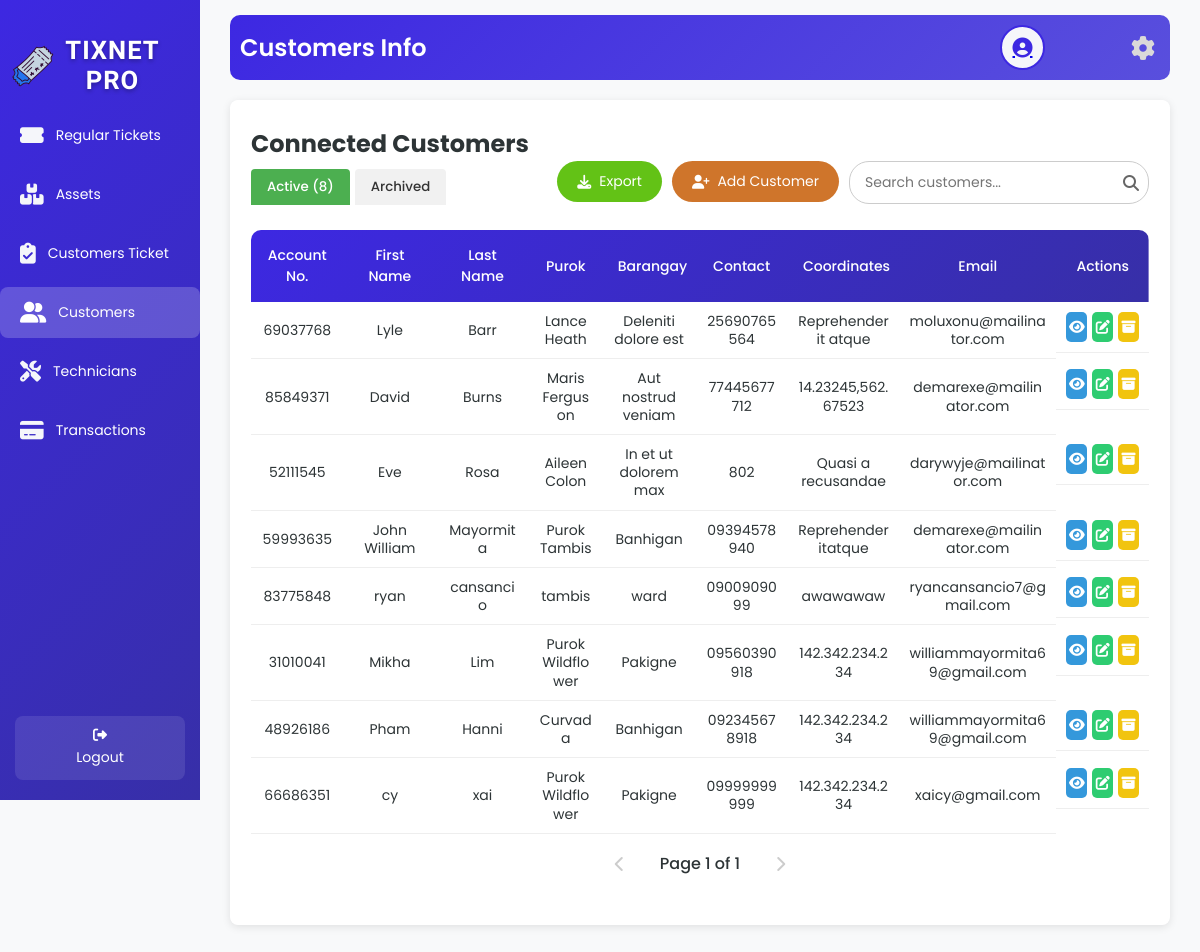
The page /customersT.php on the database as committed earlier.
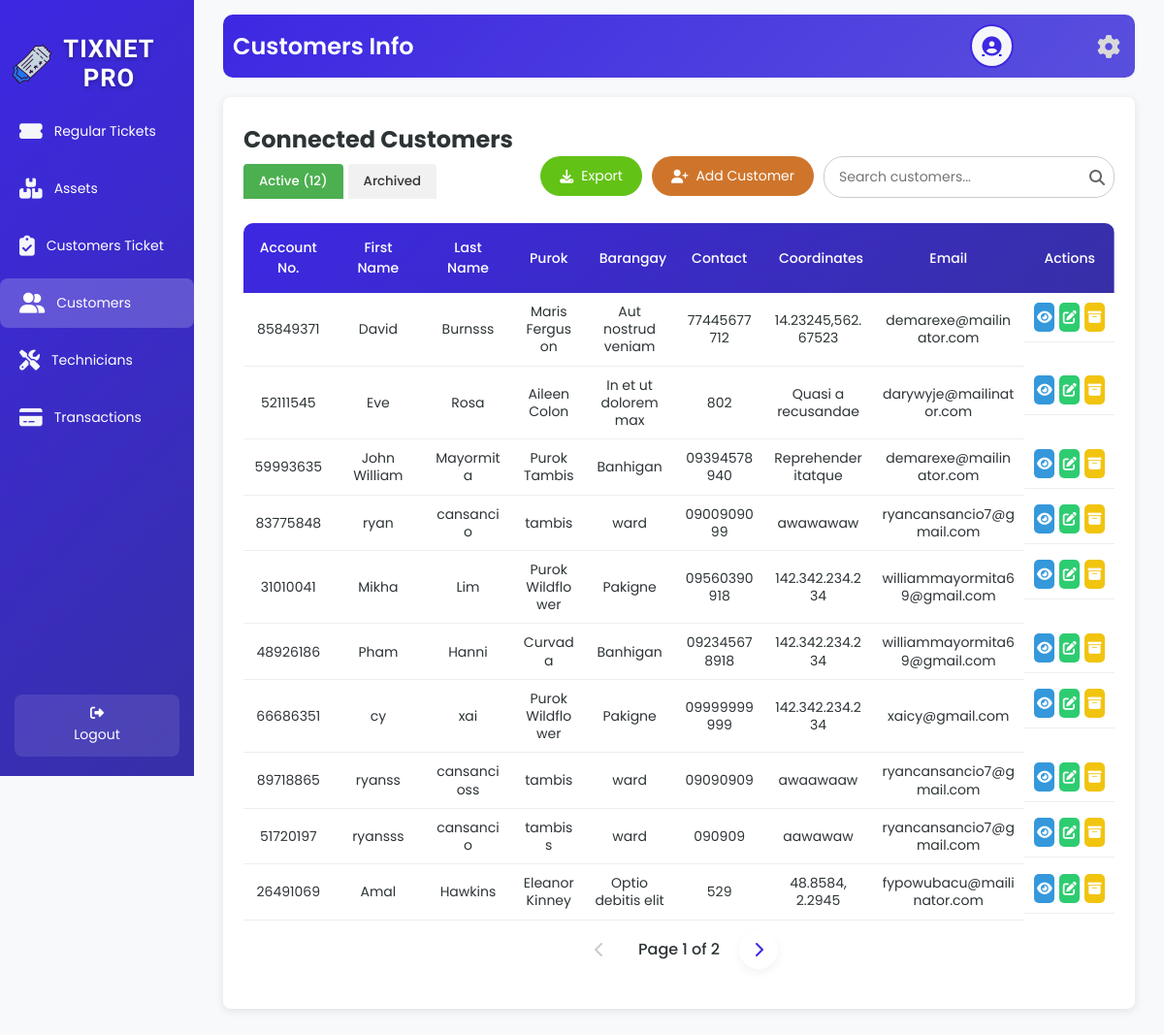
The same page on the database as committed later.
### tables this page shows
CREATE TABLE `tbl_customer` (
  `c_id` int(50) NOT NULL,
  `c_fname` varchar(200) NOT NULL,
  `c_lname` varchar(200) NOT NULL,
  `c_purok` varchar(200) NOT NULL,
  `c_barangay` varchar(200) NOT NULL,
  `c_contact` varchar(100) NOT NULL,
  `c_email` varchar(200) NOT NULL,
  `c_date` date NOT NULL,
  `c_napname` varchar(200) NOT NULL,
  `c_napport` int(50) NOT NULL,
  `c_macaddress` varchar(200) NOT NULL,
  `c_status` varchar(200) NOT NULL,
  `c_plan` varchar(200) NOT NULL,
  `c_equipment` varchar(200) NOT NULL,
  `c_account_no` int(100) NOT NULL,
  `c_coordinates` varchar(200) NOT NULL,
  `c_balance` int(50) NOT NULL,
  `c_startdate` varchar(100) NOT NULL,
  `c_nextdue` varchar(100) NOT NULL,
  `c_lastdue` varchar(100) NOT NULL,
  `c_nextbill` varchar(100) NOT NULL,
  `c_billstatus` varchar(100) NOT NULL,
  `c_advancedays` varchar(200) NOT NULL,
  `c_advance` int(200) NOT NULL
);

### customersT.php (the view, shortened to what this page needs)
<?php
include 'db.php';
function jsEscape($str) {
    return str_replace(
        ["\\", "'", "\"", "\n", "\r", "\t"],
        ["\\\\", "\\'", "\\\"", "\\n", "\\r", "\\t"],
        $str
    );
}
function formatDateDisplay($date) {
    if (empty($date) || $date === '0000-00-00') {
        return '';
    }
    return date('Y/M/d', strtotime($date));
}
function updateDueAndBillDates($conn, $account_no, $next_due) {
    $current_date = new DateTime();
    $next_due_date = new DateTime($next_due);
    if ($current_date > $next_due_date) {
        $sql = "SELECT c_advancedays, c_plan, c_balance FROM tbl_customer WHERE c_account_no = ?";
        $stmt = $conn->prepare($sql);
        $stmt->bind_param("s", $account_no);
        $stmt->execute();
        $result = $stmt->get_result();
        $row = $result->fetch_assoc();
        $advance_days_str = $row['c_advancedays'] ?? '7 days';
        $current_balance = floatval($row['c_balance']);
        $advance_days = (int)$advance_days_str;
        $last_due_date = $next_due_date->format('Y-m-d');
        $next_due_date->modify('+31 days');
        $day = (int)$next_due_date->format('d');
        $new_next_due = $next_due_date->format('Y-m-d');
        $next_bill = (clone $next_due_date)->modify("-{$advance_days} days");
        $new_next_bill = $next_bill->format('Y-m-d');
        $today = date('Y-m-d');
        $new_balance = $current_balance;
        $sql = "UPDATE tbl_customer SET c_nextdue = ?, c_lastdue = ?, c_nextbill = ?, c_balance = ? WHERE c_account_no = ?";
        $stmt = $conn->prepare($sql);
        return [$new_next_due, $last_due_date, $new_next_bill];
    }
    return [$next_due, null, $next_due];
}
$avatarPath = $_SESSION['avatarPath'];
if ($conn) {
    $limit = 10;
    $pageActive = isset($_GET['page_active']) ? (int)$_GET['page_active'] : 1;
    $offsetActive = ($pageActive - 1) * $limit;
    $totalActiveQuery = "SELECT COUNT(*) AS total FROM tbl_customer WHERE c_status NOT LIKE 'ARCHIVED:%' OR c_status IS NULL";
    $totalActiveResult = $conn->query($totalActiveQuery);
    $totalActiveRow = $totalActiveResult->fetch_assoc();
    $totalActive = $totalActiveRow['total'];
    $totalActivePages = ceil($totalActive / $limit);
    $pageArchived = isset($_GET['page_archived']) ? (int)$_GET['page_archived'] : 1;
    $sqlActive = "SELECT c_account_no, c_fname, c_lname, c_purok, c_barangay, c_contact, c_email, c_coordinates, c_date, c_napname, c_napport, c_macaddress, c_status, c_plan, c_equipment, c_balance, c_startdate, c_nextdue, c_lastdue, c_nextbill, c_billstatus
                  FROM tbl_customer WHERE c_status NOT LIKE 'ARCHIVED:%' OR c_status IS NULL LIMIT ?, ?";
    $stmtActive = $conn->prepare($sqlActive);
    $stmtActive->bind_param("ii", $offsetActive, $limit);
    $stmtActive->execute();
    $resultActive = $stmtActive->get_result();
} else {
    $_SESSION['error'] = "Database connection failed.";
}
?>
<!DOCTYPE html>
<html lang="en">
<head>
    <link rel="stylesheet" href="customerT.css">
    <link rel="stylesheet" href="https://cdnjs.cloudflare.com/ajax/libs/font-awesome/6.6.0/css/all.min.css">
    <link rel="stylesheet" href="https://unpkg.com/boxicons@2.1.4/css/boxicons.min.css">
</head>
<body>
<div class="wrapper">
    <div class="sidebar">
         <h2><img src="image/logo.png" alt="Tix Net Icon" class="sidebar-icon">TixNet Pro</h2>
    <ul>
        <li><a href="staffD.php"><i class="fas fa-ticket-alt icon"></i> <span>Regular Tickets</span></a></li>
        <li><a href="assetsT.php"><i class="fas fa-boxes icon"></i> <span>Assets</span></a></li>
        <li><a href="AllCustomersT.php"><i class="fas fa-clipboard-check icon"></i> <span>Customers Ticket</span></a></li>
        <li><a href="customersT.php" class="active"><i class="fas fa-user-friends icon"></i> <span>Customers</span></a></li>
        <li><a href="AssignTech.php"><i class="fas fa-tools icon"></i> <span>Technicians</span></a></li>
        <li><a href="Payments.php"><i class="fas fa-credit-card icon"></i> <span>Transactions</span></a></li>
    </ul>
    <footer>
        <a href="technician_staff.php" class="back-home"><i class="fas fa-sign-out-alt"></i> Logout</a>
    </footer>
    </div>
    <div class="container">
        <div class="upper">
            <h1>Customers Info</h1>
            <div class="user-profile">
                <div class="user-icon">
                    <a href="image.php">
                        <?php
                        $cleanAvatarPath = preg_replace('/\?\d+$/', '', $avatarPath);
                        if (!empty($avatarPath) && file_exists($cleanAvatarPath)) {
                            echo "<img src='" . htmlspecialchars($avatarPath, ENT_QUOTES, 'UTF-8') . "' alt='User Avatar'>";
                        } else {
                            echo "<i class='fas fa-user-circle'></i>";
                        }
                        ?>
                    </a>
                </div>
                <a href="settings.php" class="settings-link">
                    <i class="fas fa-cog"></i>
                </a>
            </div>
        </div>
        <div class="table-box glass-container">
            <h2>Connected Customers</h2>
            <div class="tab-buttons">
                <button class="tab-btn <?php echo (isset($_GET['tab']) && $_GET['tab'] === 'customers_active') || !isset($_GET['tab']) ? 'active' : ''; ?>" onclick="showTab('customers_active')">
                    Active (<?php echo $totalActive; ?>)
                </button>
                <button class="tab-btn <?php echo isset($_GET['tab']) && $_GET['tab'] === 'customers_archived' ? 'active' : ''; ?>" onclick="showTab('customers_archived')">
                    Archived
                </button>
            </div>
             <div class="search-container">
                <input type="text" class="search-bar" id="searchInput" placeholder="Search customers..." onkeyup="debouncedSearchCustomers()">
                <span class="search-icon"><i class="fas fa-search"></i></span>
            </div>
          <div class="customer-actions">
    <div class="export-container">
        <button class="export-btn"><i class="fas fa-download"></i> Export</button>
    </div>
    <form action="addC.php" method="get" style="display: inline;">
        <button type="submit" class="add-user-btn"><i class="fas fa-user-plus"></i> Add Customer</button>
    </form>
</div>
            <div class="active-customers" id="customers_active" <?php echo (isset($_GET['tab']) && $_GET['tab'] === 'customers_archived') ? 'style="display: none;"' : ''; ?>>
                <table id="active-customers-table">
                    <thead>
                        <tr>
                            <th>Account No.</th>
                            <th>First Name</th>
                            <th>Last Name</th>
                            <th>Purok</th>
                            <th>Barangay</th>
                            <th>Contact</th>
                            <th>Coordinates</th>
                            <th>Email</th>
                            <th>Actions</th>
                        </tr>
                    </thead>
                    <tbody id="active-customers-tbody">
                        <?php
                        if ($resultActive->num_rows > 0) {
                            while ($row = $resultActive->fetch_assoc()) {
                                if (!empty($row['c_nextdue'])) {
                                    list($updated_next_due, $updated_last_due, $updated_next_bill) = updateDueAndBillDates($conn, $row['c_account_no'], $row['c_nextdue']);
                                    $row['c_nextdue'] = $updated_next_due;
                                    if ($updated_last_due) {
                                        $row['c_lastdue'] = $updated_last_due;
                                    }
                                    if ($updated_next_bill) {
                                        $row['c_nextbill'] = $updated_next_bill;
                                    }
                                }
                                $displayStatus = ($row['c_status'] ?? '');
                                echo "<tr>
                                        <td>" . htmlspecialchars($row['c_account_no'], ENT_QUOTES, 'UTF-8') . "</td>
                                        <td>" . htmlspecialchars($row['c_fname'], ENT_QUOTES, 'UTF-8') . "</td>
                                        <td>" . htmlspecialchars($row['c_lname'], ENT_QUOTES, 'UTF-8') . "</td>
                                        <td>" . htmlspecialchars($row['c_purok'], ENT_QUOTES, 'UTF-8') . "</td>
                                        <td>" . htmlspecialchars($row['c_barangay'], ENT_QUOTES, 'UTF-8') . "</td>
                                        <td>" . htmlspecialchars($row['c_contact'], ENT_QUOTES, 'UTF-8') . "</td>
                                        <td>" . htmlspecialchars($row['c_coordinates'], ENT_QUOTES, 'UTF-8') . "</td>
                                        <td>" . htmlspecialchars($row['c_email'], ENT_QUOTES, 'UTF-8') . "</td>
                                        <td class='action-buttons'>
                                            <a class='view-btn' onclick=\"showViewDetails('" . htmlspecialchars($row['c_account_no'], ENT_QUOTES, 'UTF-8') . "', '" . jsEscape($row['c_fname']) . "', '" . jsEscape($row['c_lname']) . "', '" . jsEscape($row['c_purok']) . "', '" . jsEscape($row['c_barangay']) . "', '" . jsEscape($row['c_contact']) . "', '" . jsEscape($row['c_email']) . "', '" . jsEscape($row['c_coordinates']) . "', '" . jsEscape($row['c_date']) . "', '" . jsEscape($row['c_napname']) . "', '" . jsEscape($row['c_napport']) . "', '" . jsEscape($row['c_macaddress']) . "', '" . jsEscape($displayStatus) . "', '" . jsEscape($row['c_plan']) . "', '" . jsEscape($row['c_equipment']) . "', '" . jsEscape($row['c_balance'] ?? '0.00') . "', '" . jsEscape($row['c_startdate'] ?? '') . "', '" . jsEscape(formatDateDisplay($row['c_nextdue'] ?? '')) . "', '" . jsEscape(formatDateDisplay($row['c_lastdue'] ?? '')) . "', '" . jsEscape(formatDateDisplay($row['c_nextbill'] ?? '')) . "', '" . jsEscape($row['c_billstatus'] ?? 'Inactive') . "')\" title='View'><i class='fas fa-eye'></i></a>
                                            <a class='edit-btn' href='editC.php?account_no=" . htmlspecialchars($row['c_account_no'], ENT_QUOTES, 'UTF-8') . "' title='Edit'><i class='fas fa-edit'></i></a>
                                            <a class='archive-btn' onclick=\"showArchiveModal('" . htmlspecialchars($row['c_account_no'], ENT_QUOTES, 'UTF-8') . "', '" . jsEscape($row['c_fname'] . ' ' . $row['c_lname']) . "')\" title='Archive'><i class='fas fa-archive'></i></a>
                                        </td>
                                      </tr>";
                            }
                        } else {
                            echo "<tr><td colspan='10' style='text-align: center;'>No active customers found.</td></tr>";
                        }
                        ?>
                    </tbody>
                </table>
                <div class="pagination" id="active-customers-pagination">
                    <?php if ($pageActive > 1): ?>
                        <a href="?tab=customers_active&page_active=<?php echo $pageActive - 1; ?>&page_archived=<?php echo $pageArchived; ?>" class="pagination-link"><i class="fas fa-chevron-left"></i></a>
                    <?php else: ?>
                        <span class="pagination-link disabled"><i class="fas fa-chevron-left"></i></span>
                    <?php endif; ?>
                    <span class="current-page">Page <?php echo $pageActive; ?> of <?php echo $totalActivePages; ?></span>
                    <?php if ($pageActive < $totalActivePages): ?>
                        <a href="?tab=customers_active&page_active=<?php echo $pageActive + 1; ?>&page_archived=<?php echo $pageArchived; ?>" class="pagination-link"><i class="fas fa-chevron-right"></i></a>
                    <?php else: ?>
                        <span class="pagination-link disabled"><i class="fas fa-chevron-right"></i></span>
                    <?php endif; ?>
                </div>
            </div>
        </div>
    </div>
</div>
</body>
</html>

Rows that differ between the two databases and show on the page:
removed tbl_customer: c_account_no "69037768", c_fname "Lyle", c_lname "Barr", c_purok "Lance Heath", c_barangay "Deleniti dolore est", c_contact "25690765564", c_coordinates "Reprehenderit atque", c_email "moluxonu@mailinator.com"
changed tbl_customer "David": c_lname "Burns" → "Burnsss"
added tbl_customer: c_account_no "89718865", c_fname "ryanss", c_lname "cansancioss", c_purok "tambis", c_barangay "ward", c_contact "09090909", c_coordinates "awaawaaw", c_email "ryancansancio7@gmail.com"
added tbl_customer: c_account_no "51720197", c_fname "ryansss", c_lname "cansancio", c_purok "tambiss", c_barangay "ward", c_contact "090909", c_coordinates "aawawaw", c_email "ryancansancio7@gmail.com"
added tbl_customer: c_account_no "26491069", c_fname "Amal", c_lname "Hawkins", c_purok "Eleanor Kinney", c_barangay "Optio debitis elit", c_contact "529", c_coordinates "48.8584, 2.2945", c_email "fypowubacu@mailinator.com"
Other text that changed with them:
$totalActive: "8" → "12"
$totalActivePages: "1" → "2"
